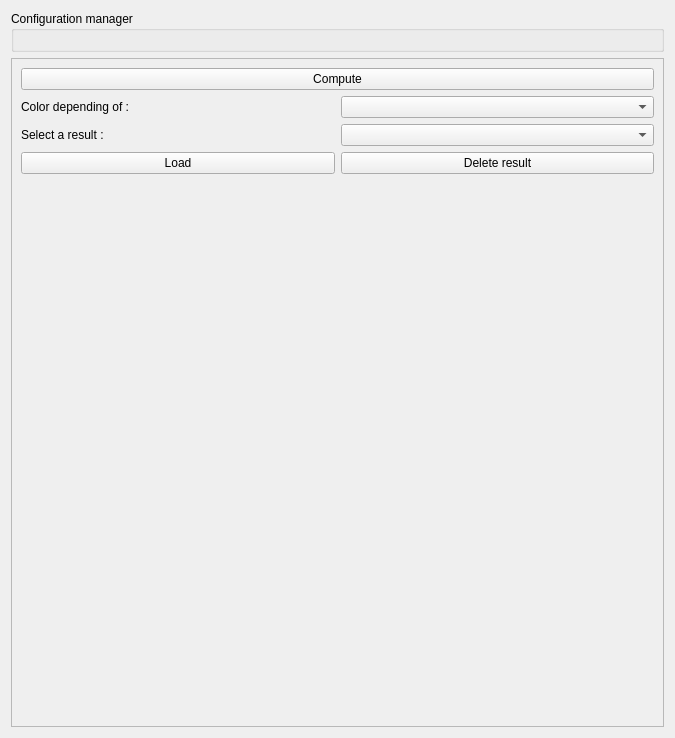
<?xml version="1.0" encoding="UTF-8"?>
<ui version="4.0">
 <class>Form</class>
 <widget class="QWidget" name="Form">
  <property name="geometry">
   <rect>
    <x>0</x>
    <y>0</y>
    <width>675</width>
    <height>738</height>
   </rect>
  </property>
  <property name="windowTitle">
   <string>Form</string>
  </property>
  <layout class="QVBoxLayout" name="verticalLayout">
   <item>
    <widget class="QGroupBox" name="groupBox_filemanager">
     <property name="title">
      <string>Configuration manager</string>
     </property>
     <layout class="QVBoxLayout" name="verticalLayout_2"/>
    </widget>
   </item>
   <item>
    <widget class="QFrame" name="frame">
     <property name="frameShape">
      <enum>QFrame::StyledPanel</enum>
     </property>
     <property name="frameShadow">
      <enum>QFrame::Raised</enum>
     </property>
     <layout class="QGridLayout" name="gridLayout">
      <item row="4" column="0">
       <widget class="QPushButton" name="pushButton_load">
        <property name="text">
         <string>Load</string>
        </property>
       </widget>
      </item>
      <item row="1" column="1">
       <widget class="QComboBox" name="comboBox_indicator"/>
      </item>
      <item row="1" column="0">
       <widget class="QLabel" name="label">
        <property name="text">
         <string>Color depending of :</string>
        </property>
       </widget>
      </item>
      <item row="0" column="0" colspan="2">
       <widget class="QPushButton" name="pushButton_analysis">
        <property name="text">
         <string>Compute</string>
        </property>
       </widget>
      </item>
      <item row="5" column="0" colspan="2">
       <spacer name="verticalSpacer">
        <property name="orientation">
         <enum>Qt::Vertical</enum>
        </property>
        <property name="sizeHint" stdset="0">
         <size>
          <width>20</width>
          <height>40</height>
         </size>
        </property>
       </spacer>
      </item>
      <item row="4" column="1">
       <widget class="QPushButton" name="pushButton_delete">
        <property name="text">
         <string>Delete result</string>
        </property>
       </widget>
      </item>
      <item row="2" column="1">
       <widget class="QComboBox" name="comboBox_result"/>
      </item>
      <item row="2" column="0">
       <widget class="QLabel" name="label_2">
        <property name="text">
         <string>Select a result :</string>
        </property>
       </widget>
      </item>
     </layout>
    </widget>
   </item>
  </layout>
 </widget>
 <resources/>
 <connections/>
</ui>
